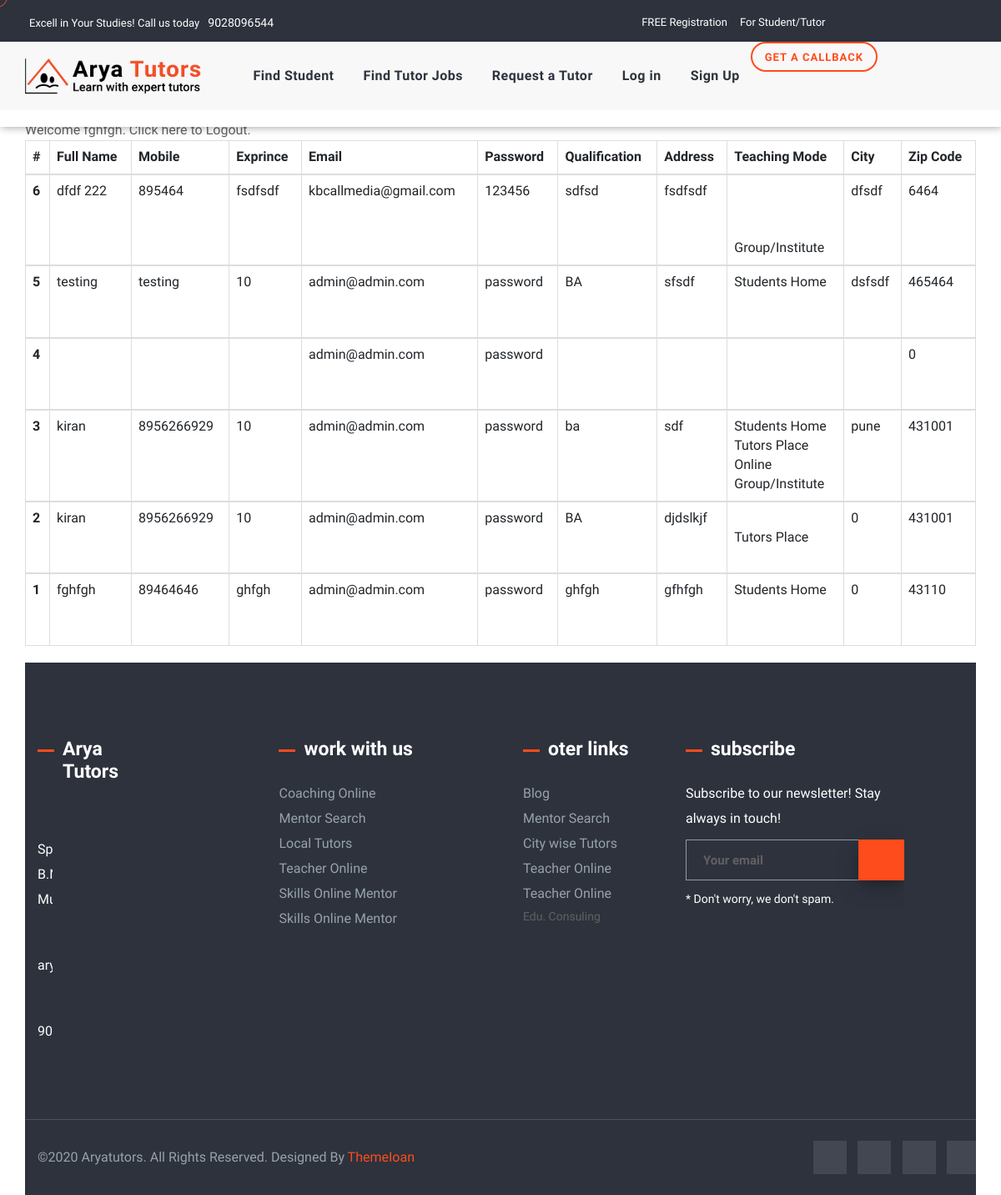
The app's page /tutors_viwe.php (signed in), older data.
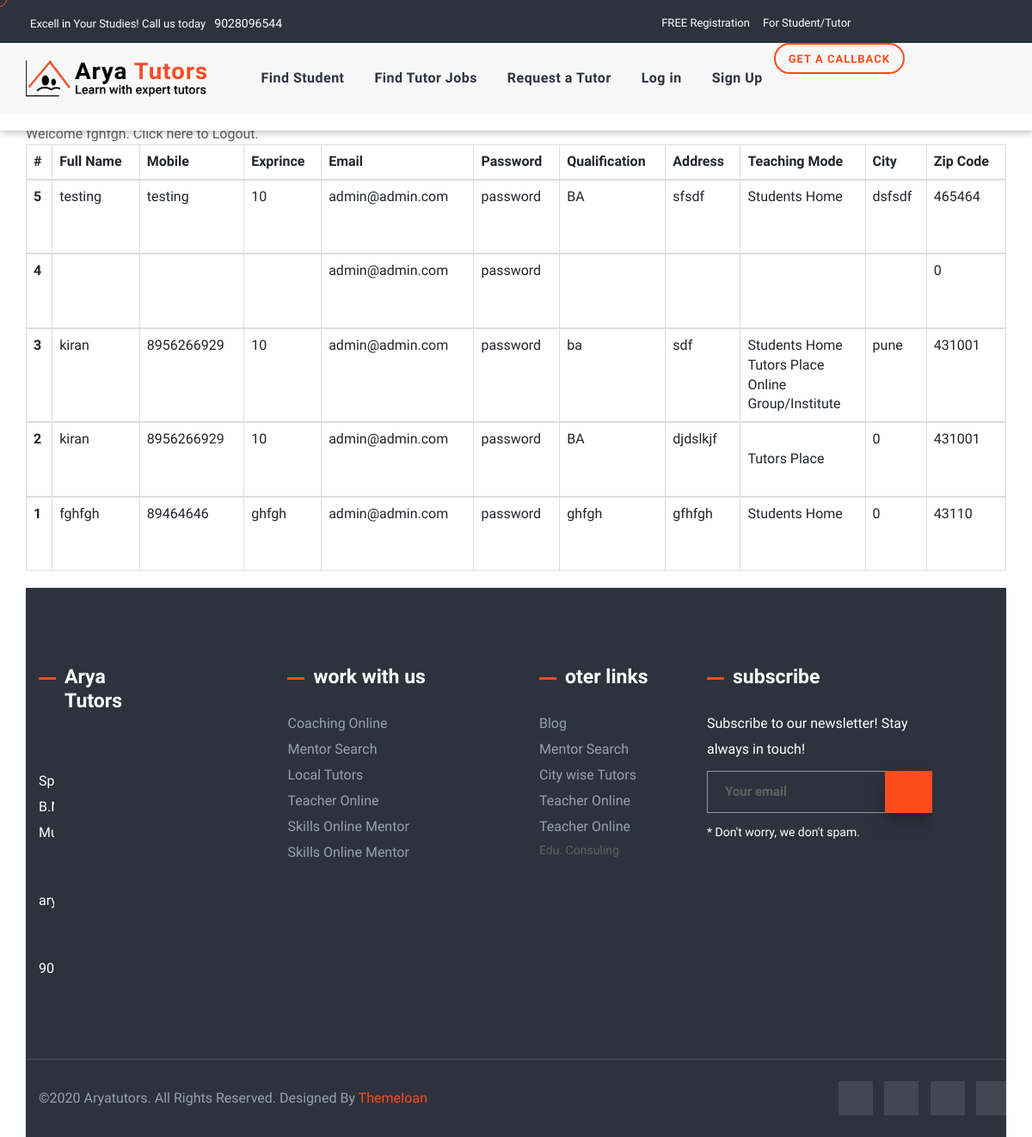
The same page, newer data.
### tables this page shows
CREATE TABLE `tutorprof` (
  `id` int(50) NOT NULL,
  `fullname` text NOT NULL,
  `mobile` varchar(12) NOT NULL,
  `birthdate` date NOT NULL,
  `experience` varchar(100) NOT NULL,
  `email` varchar(100) NOT NULL,
  `password` varchar(50) NOT NULL,
  `yourqualific` varchar(100) NOT NULL,
  `address` varchar(100) NOT NULL,
  `studenthome` varchar(100) NOT NULL,
  `tutorplace` varchar(100) NOT NULL,
  `online` varchar(60) NOT NULL,
  `groupinsti` text NOT NULL,
  `city` varchar(60) NOT NULL,
  `inzip` int(10) NOT NULL
);

### tutors_viwe.php (the view, shortened to what this page needs)
<!DOCTYPE html>
<html lang="en">
<head>
    <link rel="stylesheet" href="css/bootstrap.min.css">
    <link rel="stylesheet" href="css/bootstrap.css">
    <link rel="stylesheet" href="css/owl.theme.default.min.css">
    <link rel="stylesheet" href="css/owl.carousel.min.css">
    <link rel="stylesheet" href="css/main.css">
    <link rel="stylesheet" href="css/slick.css">
    <link rel="stylesheet" href="css/fontawesome.min.css">
    <link rel="stylesheet" href="css/jquery.fancybox.css">
    <link rel="stylesheet" href="css/magnific-popup.css">
</head>
<body>
<?php include 'header.php';?>
<?php
include 'connecation.php';
$sql = "SELECT * FROM tutorprof ORDER BY id DESC";
$result = mysqli_query($conn, $sql) or die ("Query Failed");
?>
<br>
<br>
<br>
<br>
<br>
<br>
<div class="container">
    <?php
if($_SESSION["name"]) {
?>
Welcome <?php echo $_SESSION["name"]; ?>. Click here to <a href="logout.php" tite="Logout">Logout.
<table class="table table-bordered">
  <thead>
    <tr>
      <th scope="col">#</th>
      <th scope="col">Full Name</th>
      <th scope="col">Mobile</th>
      <th scope="col">Exprince</th>
      <th scope="col">Email</th>
      <th scope="col">Password</th>
      <th scope="col">Qualification</th>
      <th scope="col">Address</th>
      <th scope="col">Teaching Mode</th>
      <th scope="col">City</th>
      <th scope="col">Zip Code</th>
    </tr>
  </thead>
  <?php
while($row = mysqli_fetch_assoc($result)){
?>
  <tbody>
    <tr>
      <th scope="row"><?php echo $row['id']; ?> </th>
      <td><?php echo $row['fullname']; ?></td>
      <td><?php echo $row['mobile']; ?></td>
      <td><?php echo $row['experience']; ?></td>
      <td><?php echo $row['email']; ?></td>
      <td><?php echo $row['password']; ?></td>
      <td><?php echo $row['yourqualific']; ?></td>
      <td><?php echo $row['address']; ?></td>
      <td><?php echo $row['studenthome']; ?> <br><?php echo $row['tutorplace']; ?>
       <br><?php echo $row['online']; ?>  <br><?php echo $row['groupinsti']; ?>  </td>
       <td><?php echo $row['city']; ?></td>
       <td><?php echo $row['inzip']; ?></td>
    </tr>
 <?php
}
?>
  </tbody>
</table>
<?php
}else echo "<h1>Please login first .</h1>";
?>
<?php include 'footer.php';?>
</body>
</html>

### header.php (shortened to what this page needs)
<header id="header" class="transparent-header">
    <div class="topheader top_header_light hidemobile">
        <div class="container">
            <div class="row">
                <div class="col-lg-7">
                      <div class="address-icon">Excell in Your Studies! Call us today <a href="tel:9028096544">9028096544</a></div> </div>
                <div class="col-lg-5 text-right">
                    <div class="custom-page-top">
                        <a href="#">FREE Registration</a><a href="#">For Student/Tutor</a></div>
                    <div class="social_top_header">
                        <a href="#"><i class="fab fa-facebook" aria-hidden="true"></i></a><a href="#"><i class="fab fa-twitter" aria-hidden="true"></i></a><a href="#"><i class="fab fa-pinterest-p" aria-hidden="true"></i></a><a href="#"><i class="fab fa-behance" aria-hidden="true"></i></a><a href="#"><i class="fab fa-google-plus" aria-hidden="true"></i></a>                    </div>
                </div>
            </div>
        </div>
    </div>
    <nav class="navbar navbar-default navbar-expand-md navbar-light" id="navigation" data-offset-top="1">
        <div class="container">
            <div class="navbar-header">
                <div class="navbar-brand"><a href="index.html"><img src="images/LogoATR.png" alt="Logo"/></a></div>
            </div>
            <div class="collapse navbar-collapse " id="navbarCollapse">
                <ul class="nav navbar-nav ml-auto">
                    <li class="subnav">
                        <a href="index.html">Find Student</a>
                    </li>
                    <li class="subnav">
                        <a href="about.html">Find Tutor Jobs</a>
                    </li>
                    <li class="subnav">
                        <a href="services.html">Request a Tutor</a>
                    </li>
                    <li class="subnav">
                        <a href="portfolio.html">Log in</a>
                    </li>
                     <li class="subnav">
                        <a href="contact.html">Sign Up</a>
                    </li>
                </ul>
                <div class="header-cta">
                    <a href="contact.html" class="btn btn-1c">Get A Callback</a>
                </div>
            </div>
        </div>
    </nav>
</header>

### footer.php (shortened to what this page needs)
<footer id="footer">
    <div class="footer-top">
        <div class="container">
            <div class="row">
                <div class="col-xl-3 col-lg-4 col-sm-6">
                    <div class="f-widget-title">
                        <h4>Arya Tutors</h4>
                    </div>
                    <div class="sigle-address">
                        <div class="address-icon">
                            <i class="fas fa-home"></i>
                        </div>
                        <p>Spageti B.No.9, <br>
                            Mumbai
                        </p>
                    </div>
                    <div class="sigle-address">
                        <div class="address-icon">
                            <i class="far fa-envelope-open"></i>
                        </div>
                        <p>aryatutors@gmail.com</p>
                    </div>
                    <div class="sigle-address">
                        <div class="address-icon">
                            <i class="fas fa-headphones"></i>
                        </div>
                        <p>9028096544</p>
                    </div>
                </div>
                <div class="col-xl-2 offset-xl-1 col-lg-2 col-sm-6">
                    <div class="f-widget-title">
                        <h4>work with us</h4>
                    </div>
                    <div class="f-widget-link">
                        <ul>
                            <li><a href="#header">Coaching Online</a></li>
                            <li><a href="#features">Mentor Search</a></li>
                            <li><a href="#screenshots">Local Tutors</a></li>
                            <li><a href="#pricing">Teacher Online</a></li>
                            <li><a href="#download">Skills Online Mentor</a></li>
                            <li><a href="#download">Skills Online Mentor</a></li>
                        </ul>
                    </div>
                </div>
                <div class="col-xl-2 offset-xl-1 col-lg-3 col-sm-6">
                    <div class="f-widget-title">
                        <h4>oter links</h4>
                    </div>
                    <div class="f-widget-link">
                        <ul>
                            <li><a href="blog/index.php">Blog</a></li>
                            <li><a href="#features">Mentor Search</a></li>
                            <li><a href="#screenshots">City wise Tutors</a></li>
                            <li><a href="#pricing">Teacher Online</a></li>
                             <li><a href="#pricing">Teacher Online</a></li>
                            <li><a href="#download"></a>Edu. Consuling</li>
                        </ul>
                    </div>
                </div>
                <div class="col-xl-3 col-lg-3 col-sm-6">
                    <div class="f-widget-title">
                        <h4>subscribe</h4>
                    </div>
                    <div class="footer-newsletter sigle-address subscribe-form-pt">
                        <p>Subscribe to our newsletter!
                            Stay always in touch!</p>
                        <form class="themeioan-form-newsletter form" action="#">
                            <div class="newslleter-call">
                                <input class="input-text required-field" type="text" placeholder="Your email"
                                       title="Your email"/>
                                <div class="footer-submit">
                                    <input class="newsletter-submit" type="submit" value="Send"/>
                                </div>
                            </div>
                        </form>
                        <span>* Don't worry, we don't spam.</span>
                    </div>
                </div>
            </div>
        </div>
    </div>
    <div class="container">
        <div class="row">
            <div class="col-sm-6">
                <div class="copyright">
                    <p>©2020 Aryatutors. All Rights Reserved. Designed By <a href="http://www.drozd.at/" title="ThemeIoan" target="_blank">ThemeIoan</a>
                    </p>
                </div>
            </div>
            <div class="col-sm-6">
                <div class="text-right icon-round-white footer-social mt-25 mb-25">
                    <a href="#" title="Facebook"><i class="fab fa-facebook"></i></a>
                    <a href="#" title="Twitter"><i class="fab fa-twitter"></i></a>
                    <a href="#" title="Instagram"><i class="fab fa-instagram"></i></a>
                    <a href="#" title="Google+"><i class="fab fa-google-plus"></i></a>
                </div>
            </div>
        </div>
    </div>
</footer>

Row changes from the older to the newer data that the page shows:
removed tutorprof: id "6", fullname "dfdf 222", mobile "895464", experience "fsdfsdf", email "kbcallmedia@gmail.com", password "123456", yourqualific "sdfsd", address "fsdfsdf", groupinsti "Group/Institute", city "dfsdf", inzip "6464"
